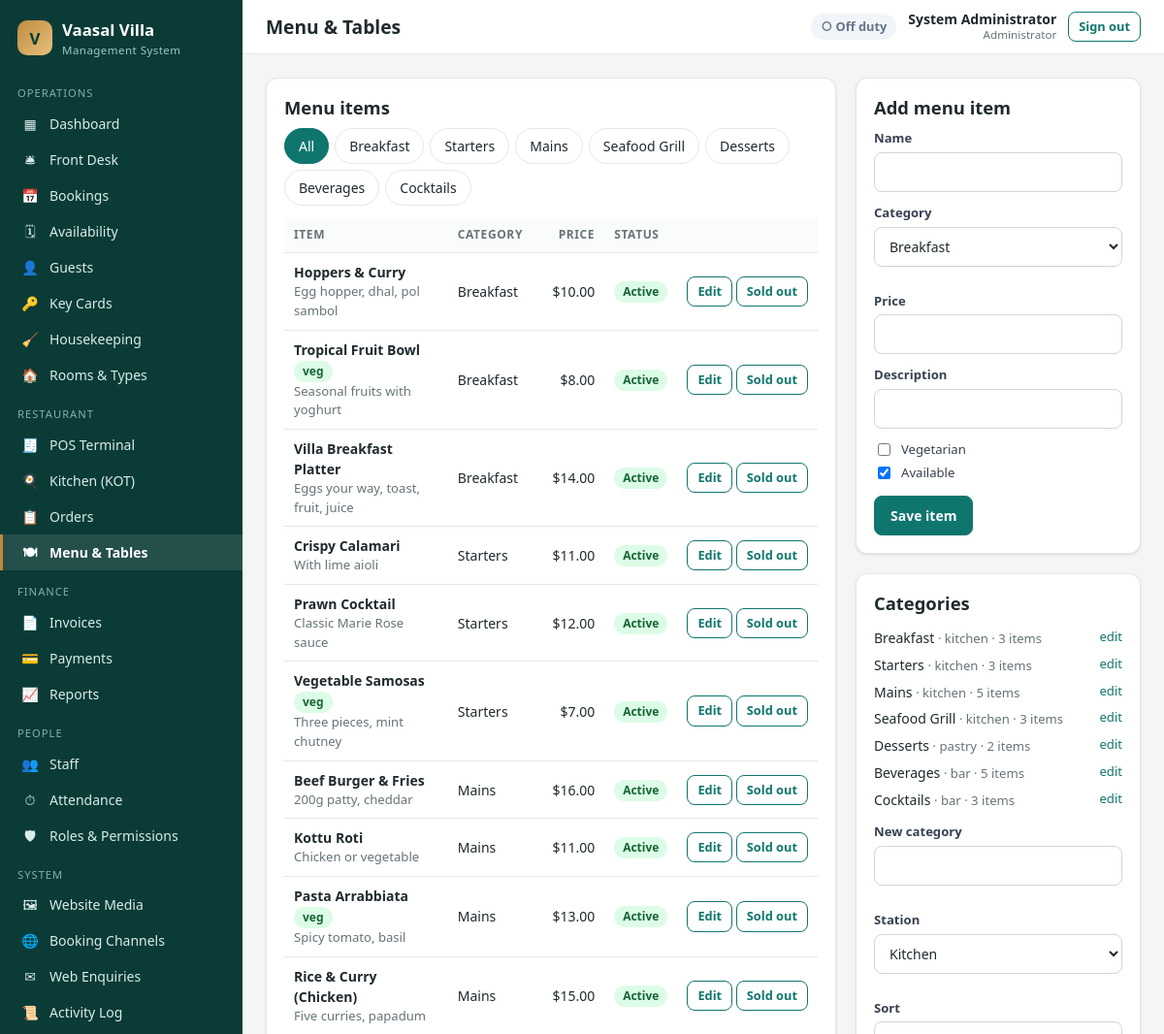
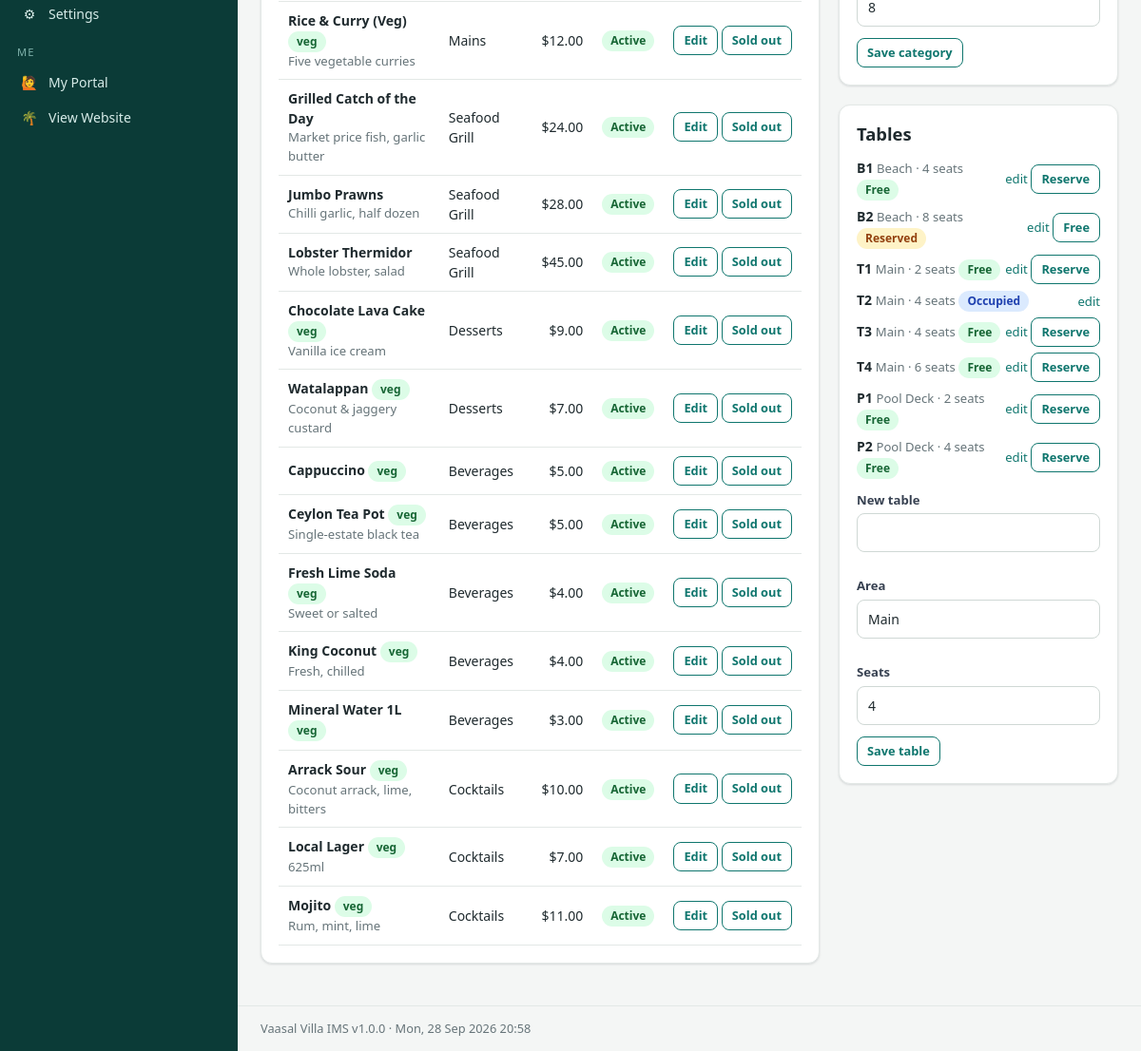
The app's page /admin/menu.php (signed in) with its own data (2 pictures, top to bottom).
### tables this page shows
CREATE TABLE users (
  id            INT UNSIGNED AUTO_INCREMENT PRIMARY KEY,
  role_id       INT UNSIGNED NOT NULL,
  full_name     VARCHAR(120) NOT NULL,
  username      VARCHAR(60)  NOT NULL UNIQUE,
  email         VARCHAR(160) NULL,
  phone         VARCHAR(40)  NULL,
  password_hash VARCHAR(255) NOT NULL,
  department    VARCHAR(60)  NULL,
  hourly_rate   DECIMAL(10,2) NOT NULL DEFAULT 0,
  is_active     TINYINT(1)   NOT NULL DEFAULT 1,
  last_login    DATETIME     NULL,
  created_at    DATETIME     NOT NULL DEFAULT CURRENT_TIMESTAMP,
  CONSTRAINT fk_user_role FOREIGN KEY (role_id) REFERENCES roles(id)
);

CREATE TABLE roles (
  id          INT UNSIGNED AUTO_INCREMENT PRIMARY KEY,
  name        VARCHAR(60)  NOT NULL,
  slug        VARCHAR(60)  NOT NULL UNIQUE,
  description VARCHAR(255) NULL
);

CREATE TABLE menu_categories (
  id         INT UNSIGNED AUTO_INCREMENT PRIMARY KEY,
  name       VARCHAR(80) NOT NULL,
  station    ENUM('kitchen','bar','pastry') NOT NULL DEFAULT 'kitchen',
  sort_order INT NOT NULL DEFAULT 0,
  is_active  TINYINT(1) NOT NULL DEFAULT 1
);

CREATE TABLE menu_items (
  id           INT UNSIGNED AUTO_INCREMENT PRIMARY KEY,
  category_id  INT UNSIGNED NOT NULL,
  name         VARCHAR(120) NOT NULL,
  description  VARCHAR(255) NULL,
  price        DECIMAL(10,2) NOT NULL,
  is_veg       TINYINT(1) NOT NULL DEFAULT 0,
  is_available TINYINT(1) NOT NULL DEFAULT 1,
  CONSTRAINT fk_mi_cat FOREIGN KEY (category_id) REFERENCES menu_categories(id)
);

CREATE TABLE restaurant_tables (
  id       INT UNSIGNED AUTO_INCREMENT PRIMARY KEY,
  table_no VARCHAR(20) NOT NULL UNIQUE,
  area     VARCHAR(40) NOT NULL DEFAULT 'Main',
  seats    TINYINT UNSIGNED NOT NULL DEFAULT 4,
  status   ENUM('free','occupied','reserved') NOT NULL DEFAULT 'free'
);

### admin/menu.php (the view, shortened to what the rows shown need)
<?php
require_perm('menu.manage');
$title = 'Menu & Tables';
$cats = q_all('SELECT c.*, (SELECT COUNT(*) FROM menu_items i WHERE i.category_id=c.id) n FROM menu_categories c ORDER BY sort_order, name');
$catFilter = input_int('cat');
$items = q_all('SELECT i.*, c.name cat FROM menu_items i JOIN menu_categories c ON c.id=i.category_id ' . ($catFilter ? 'WHERE i.category_id=?' : '') . ' ORDER BY c.sort_order, i.name', $catFilter ? [$catFilter] : []);
$tables = q_all('SELECT * FROM restaurant_tables ORDER BY area, table_no');
$ei = input_int('item') ? q_row('SELECT * FROM menu_items WHERE id=?', [input_int('item')]) : null;
require __DIR__ . '/../includes/admin_header.php';
?>
<div class="grid g-2-1">
  <div class="card">
    <div class="card-head"><h2>Menu items</h2>
      <div class="tabs" style="margin:0"><a class="<?= !$catFilter ? 'active' : '' ?>" href="menu.php">All</a><?php foreach ($cats as $c): ?><a class="<?= $catFilter == $c['id'] ? 'active' : '' ?>" href="?cat=<?= $c['id'] ?>"><?= e($c['name']) ?></a><?php endforeach; ?></div></div>
    <div class="table-wrap"><table class="table"><thead><tr><th>Item</th><th>Category</th><th class="num">Price</th><th>Status</th><th></th></tr></thead><tbody>
    <?php foreach ($items as $i): ?>
      <tr><td><b><?= e($i['name']) ?></b> <?= $i['is_veg'] ? '<span class="badge badge-green">veg</span>' : '' ?><div class="small muted"><?= e($i['description']) ?></div></td>
      <td><?= e($i['cat']) ?></td><td class="num"><?= money($i['price']) ?></td><td><?= $i['is_available'] ? badge('active') : '<span class="badge badge-red">86 / Sold out</span>' ?></td>
      <td class="right nowrap"><a class="btn btn-sm btn-ghost" href="?item=<?= $i['id'] ?>&cat=<?= $catFilter ?>#itemform">Edit</a>
        <form method="post" class="inline-form"><button class="btn btn-sm btn-ghost"><?= $i['is_available'] ? 'Sold out' : 'Available' ?></button></form></td></tr>
    <?php endforeach; ?>
    </tbody></table></div>
  </div>
  <div>
    <div class="card" id="itemform">
      <h2><?= $ei ? 'Edit item' : 'Add menu item' ?></h2>
    </div>
    <div class="card">
      <h2>Categories</h2>
      <?php foreach ($cats as $c): ?><div style="display:flex;justify-content:space-between;padding:3px 0"><span><?= e($c['name']) ?> <span class="small muted">· <?= e($c['station']) ?> · <?= $c['n'] ?> items<?= $c['is_active'] ? '' : ' · hidden' ?></span></span><a class="small" href="?editcat=<?= $c['id'] ?>">edit</a></div><?php endforeach; ?>
    </div>
    <div class="card">
      <h2>Tables</h2>
      <?php foreach ($tables as $t): ?>
        <div style="display:flex;justify-content:space-between;align-items:center;padding:3px 0"><span><b><?= e($t['table_no']) ?></b> <span class="small muted"><?= e($t['area']) ?> · <?= $t['seats'] ?> seats</span> <?= badge($t['status']) ?></span>
          <span class="nowrap"><a class="small" href="?table=<?= $t['id'] ?>">edit</a>
          <?php if ($t['status'] !== 'occupied'): ?><form method="post" class="inline-form"><button class="btn btn-sm btn-ghost" name="status" value="<?= $t['status'] === 'free' ? 'reserved' : 'free' ?>"><?= $t['status'] === 'free' ? 'Reserve' : 'Free' ?></button></form><?php endif; ?></span></div>
      <?php endforeach; ?>
    </div>
  </div>
</div>
<?php require __DIR__ . '/../includes/admin_footer.php'; ?>

### includes/admin_header.php (shortened to what the rows shown need)
<?php
$__u = current_user();
?><!DOCTYPE html>
<html lang="en">
<head>
<link rel="stylesheet" href="<?= e(url('assets/css/admin.css')) ?>">
</head>
<body class="admin">
<div class="main">
  <header class="topbar">
    <h1><?= e($title ?? '') ?></h1>
    <div class="topbar-right">
      <div class="user-chip"><b><?= e($__u['full_name'] ?? '') ?></b><small><?= e($__u['role_name'] ?? '') ?></small></div>
    </div>
  </header>
  <main class="content">

### includes/functions.php (shortened to what the rows shown need)
<?php
function e($v): string
{
    return htmlspecialchars((string) ($v ?? ''), ENT_QUOTES, 'UTF-8');
}
function url(string $path = ''): string
{
    return BASE_URL . '/' . ltrim($path, '/');
}
function input_int(string $key, int $default = 0): int
{
    $v = $_POST[$key] ?? $_GET[$key] ?? null;
    return is_numeric($v) ? (int) $v : $default;
}
function setting(string $key, $default = '')
{
    static $cache = null;
    if ($cache === null) {
        $cache = [];
        foreach (q_all('SELECT skey, svalue FROM settings') as $r) {
            $cache[$r['skey']] = $r['svalue'];
        }
    }
    return $cache[$key] ?? $default;
}
function money($amount): string
{
    return setting('currency_symbol', '$') . number_format((float) $amount, 2);
}
function label(string $s): string
{
    return ucwords(str_replace('_', ' ', $s));
}
function badge(string $status): string
{
    $map = [
        'confirmed' => 'blue', 'pending' => 'amber', 'checked_in' => 'green', 'checked_out' => 'gray',
        'cancelled' => 'red', 'no_show' => 'red', 'available' => 'green', 'occupied' => 'blue',
        'maintenance' => 'red', 'clean' => 'green', 'dirty' => 'amber', 'inspected' => 'teal',
        'out_of_order' => 'red', 'active' => 'green', 'returned' => 'gray', 'lost' => 'red',
        'deactivated' => 'gray', 'in_progress' => 'blue', 'done' => 'teal', 'verified' => 'green',
        'paid' => 'green', 'unpaid' => 'red', 'partial' => 'amber', 'void' => 'gray', 'open' => 'blue',
        'closed' => 'gray', 'room_charge' => 'purple', 'new' => 'red', 'preparing' => 'amber',
        'ready' => 'green', 'served' => 'gray', 'free' => 'green', 'reserved' => 'amber',
        'urgent' => 'red', 'high' => 'amber', 'normal' => 'blue', 'low' => 'gray',
    ];
    $c = $map[$status] ?? 'gray';
    return '<span class="badge badge-' . $c . '">' . e(label($status)) . '</span>';
}

### records on screen
users: full_name "System Administrator", role.name "Administrator"
menu_categories: name "Breakfast", station "kitchen", n "3"
menu_categories: name "Starters", station "kitchen", n "3"
menu_categories: name "Mains", station "kitchen", n "5"
menu_categories: name "Seafood Grill", station "kitchen", n "3"
menu_categories: name "Desserts", station "pastry", n "2"
menu_categories: name "Beverages", station "bar", n "5"
menu_categories: name "Cocktails", station "bar", n "3"
menu_items: name "Hoppers & Curry", description "Egg hopper, dhal, pol sambol", category.name "Breakfast", price "$10.00", is_available "Sold out"
menu_items: name "Tropical Fruit Bowl", is_veg "veg", description "Seasonal fruits with yoghurt", category.name "Breakfast", price "$8.00", is_available "Sold out"
menu_items: name "Villa Breakfast Platter", description "Eggs your way, toast, fruit, juice", category.name "Breakfast", price "$14.00", is_available "Sold out"
menu_items: name "Crispy Calamari", description "With lime aioli", category.name "Starters", price "$11.00", is_available "Sold out"
menu_items: name "Prawn Cocktail", description "Classic Marie Rose sauce", category.name "Starters", price "$12.00", is_available "Sold out"
menu_items: name "Vegetable Samosas", is_veg "veg", description "Three pieces, mint chutney", category.name "Starters", price "$7.00", is_available "Sold out"
menu_items: name "Beef Burger & Fries", description "200g patty, cheddar", category.name "Mains", price "$16.00", is_available "Sold out"
menu_items: name "Kottu Roti", description "Chicken or vegetable", category.name "Mains", price "$11.00", is_available "Sold out"
menu_items: name "Pasta Arrabbiata", is_veg "veg", description "Spicy tomato, basil", category.name "Mains", price "$13.00", is_available "Sold out"
menu_items: name "Rice & Curry (Chicken)", description "Five curries, papadum", category.name "Mains", price "$15.00", is_available "Sold out"
menu_items: name "Rice & Curry (Veg)", is_veg "veg", description "Five vegetable curries", category.name "Mains", price "$12.00", is_available "Sold out"
menu_items: name "Grilled Catch of the Day", description "Market price fish, garlic butter", category.name "Seafood Grill", price "$24.00", is_available "Sold out"
menu_items: name "Jumbo Prawns", description "Chilli garlic, half dozen", category.name "Seafood Grill", price "$28.00", is_available "Sold out"
menu_items: name "Lobster Thermidor", description "Whole lobster, salad", category.name "Seafood Grill", price "$45.00", is_available "Sold out"
menu_items: name "Chocolate Lava Cake", is_veg "veg", description "Vanilla ice cream", category.name "Desserts", price "$9.00", is_available "Sold out"
menu_items: name "Watalappan", is_veg "veg", description "Coconut & jaggery custard", category.name "Desserts", price "$7.00", is_available "Sold out"
menu_items: name "Cappuccino", is_veg "veg", category.name "Beverages", price "$5.00", is_available "Sold out"
menu_items: name "Ceylon Tea Pot", is_veg "veg", description "Single-estate black tea", category.name "Beverages", price "$5.00", is_available "Sold out"
menu_items: name "Fresh Lime Soda", is_veg "veg", description "Sweet or salted", category.name "Beverages", price "$4.00", is_available "Sold out"
menu_items: name "King Coconut", is_veg "veg", description "Fresh, chilled", category.name "Beverages", price "$4.00", is_available "Sold out"
menu_items: name "Mineral Water 1L", is_veg "veg", category.name "Beverages", price "$3.00", is_available "Sold out"
menu_items: name "Arrack Sour", is_veg "veg", description "Coconut arrack, lime, bitters", category.name "Cocktails", price "$10.00", is_available "Sold out"
menu_items: name "Local Lager", is_veg "veg", description "625ml", category.name "Cocktails", price "$7.00", is_available "Sold out"
menu_items: name "Mojito", is_veg "veg", description "Rum, mint, lime", category.name "Cocktails", price "$11.00", is_available "Sold out"
restaurant_tables: table_no "B1", area "Beach", seats "4", status "Free", shows "Reserve"
restaurant_tables: table_no "B2", area "Beach", seats "8", status "Reserved", shows "Free"
restaurant_tables: table_no "T1", area "Main", seats "2", status "Free", shows "Reserve"
restaurant_tables: table_no "T2", area "Main", seats "4", status "Occupied"
restaurant_tables: table_no "T3", area "Main", seats "4", status "Free", shows "Reserve"
restaurant_tables: table_no "T4", area "Main", seats "6", status "Free", shows "Reserve"
restaurant_tables: table_no "P1", area "Pool Deck", seats "2", status "Free", shows "Reserve"
restaurant_tables: table_no "P2", area "Pool Deck", seats "4", status "Free", shows "Reserve"

### other values on screen
$__group "OPERATIONS"
$__icon "▦"
$__text "Dashboard"
$__icon "🛎"
$__text "Front Desk"
$__icon "📅"
$__text "Bookings"
$__icon "🗓"
$__text "Availability"
$__icon "👤"
$__text "Guests"
$__icon "🔑"
$__text "Key Cards"
$__icon "🧹"
$__text "Housekeeping"
